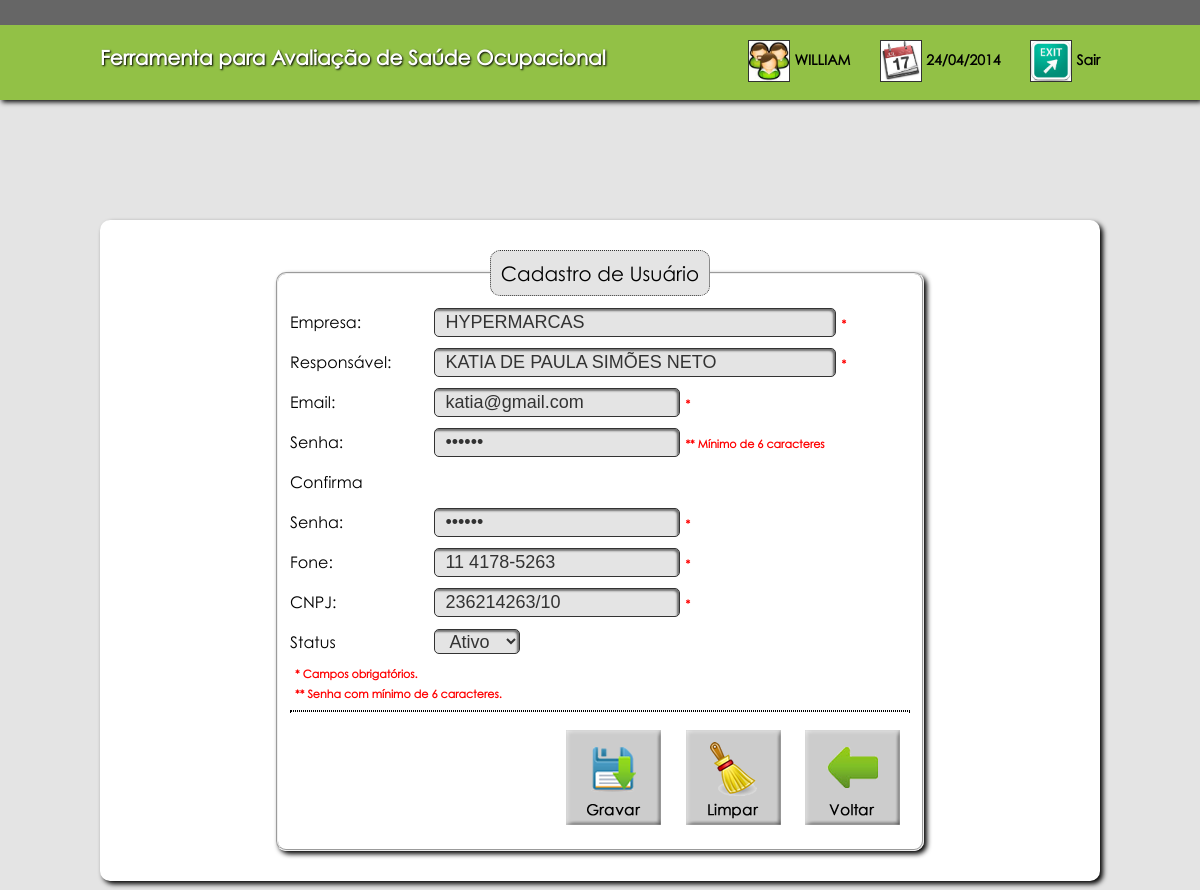
/editar/usuario/id/3 (signed in), run on the app's committed database.
### tables this page shows
CREATE TABLE `tab_usuario` (
  `ID_USUARIO` int(11) NOT NULL AUTO_INCREMENT,
  `RAZAO` varchar(50) NOT NULL,
  `CNPJ` char(20) NOT NULL,
  `FONE` char(20) DEFAULT NULL,
  `RESPONSAVEL` varchar(50) NOT NULL,
  `EMAIL` varchar(50) NOT NULL,
  `SENHA` char(20) NOT NULL,
  `DATA_CADASTRO` timestamp NOT NULL DEFAULT CURRENT_TIMESTAMP ON UPDATE CURRENT_TIMESTAMP,
  `STATUS` enum('A','I') NOT NULL DEFAULT 'A',
  PRIMARY KEY (`ID_USUARIO`),
  UNIQUE KEY `EMAIL_UNIQUE` (`EMAIL`)
);

### classes/Base.class.php (called while the page is built, shortened)
<?php
abstract class Base{
    public function __construct($conexao) {
        if (!empty($conexao)):
            $this->pdo = $conexao;
        else:
            exit();
        endif;
    }
}

### classes/Usuario.class.php (called while the page is built, shortened)
<?php
class Usuario extends Base{
    public function getFilterId($id){
        try{
            $sql = "SELECT * FROM TAB_USUARIO WHERE ID_USUARIO = ?";
            $stm = $this->pdo->prepare($sql);
            $stm->bindValue(1, $id);
            $stm->execute();
            $dados = $stm->fetch(PDO::FETCH_OBJ);
            return $dados;
        } catch (Exception $ex) {
            echo "Erro ao consultar dados: " . $ex->getMessage();
        }
    }
}

### cadastro.php (the view, shortened to what this page needs)
<?php
$id = (isset($_REQUEST['id'])) ? $_REQUEST['id']:'';
if (!empty($id)):
    $conexao = Conexao::getInstance();
    $usuario = new Usuario($conexao);
    $dados   = $usuario->getFilterId($id);
endif;
?>
<!DOCTYPE html>
<html>
    <head>
        <link href="/ProjetoPedro/css/estilo.css" rel="stylesheet" type="text/css"/>
    </head>
    <body>
        <div id="topo">
            <?php include 'inc/inc_topo_interno.php';?>
        </div>
        <div id="corpo">
            <div id="boxCadastro">
                <fieldset>
                    <legend align="center">Cadastro de Usuário</legend>
                    <form action="/ProjetoPedro/controller/ctUsuario.php" method="POST" id="frmCadastroUsuario"/>
                        <label>Empresa:</label>
						<input class="inputCadastro" type="text" value="<?php echo (isset($dados)) ? $dados->RAZAO : '';?>"  onblur="VerificaSize(this.id);" placeholder="Informe a Razão Social" name="txtRazao" id="txtRazao" size="35"><span class="msg-aviso">*</span></br>
                        <label>Responsável:</label>
						<input class="inputCadastro"type="text" value="<?php echo (isset($dados)) ? $dados->RESPONSAVEL : '';?>"  onblur="VerificaSize(this.id);" placeholder="Informe o responsável" name="txtResponsavel" id="txtResponsavel" size="35"><span class="msg-aviso">*</span></br>
                        <label>Email:</label>
						<input class="inputCadastro"type="email" value="<?php echo (isset($dados)) ? $dados->EMAIL : '';?>" onblur="VerificaSize(this.id);" placeholder="Informe o e-mail" name="txtEmail" id="txtEmail" size="20"><span class="msg-aviso">*</span></br>
                        <label>Senha:</label>
						<input class="inputCadastro"type="password" value="<?php echo (isset($dados)) ? base64_decode($dados->SENHA) : '';?>" onblur="VerificaSize(this.id);" placeholder="Informe a senha" name="txtSenha" id="txtSenha" size="20"><span class="msg-aviso">** Mínimo de 6 caracteres</span></br>
                        <label>Confirma Senha:</label>
						<input class="inputCadastro"type="password" value="<?php echo (isset($dados)) ? base64_decode($dados->SENHA) : '';?>" onblur="VerificaSize(this.id);" placeholder="Confirme a senha" name="txtConfirmaSenha" id="txtConfirmaSenha" size="20"><span class="msg-aviso">*</span></br>
                        <label>Fone:</label>
						<input class="inputCadastro" type="text" value="<?php echo (isset($dados)) ? $dados->FONE : '';?>" onblur="VerificaSize(this.id);" placeholder="Informe o telefone" name="txtFone" id="txtFone" size="20"><span class="msg-aviso">*</span></br>
                        <label>CNPJ:</label>
						<input class="inputCadastro"type="text" value="<?php echo (isset($dados)) ? $dados->CNPJ : '';?>" onblur="VerificaSize(this.id);" placeholder="Informe o CNPJ" name="txtCnpj" id="txtCnpj" size="20"><span class="msg-aviso">*</span></br>
                        <label>Status</label>
                        <select name="cmbStatus" id="cmbStatus" class="cmbCadastro" onblur="VerificaSize(this.id);">
                            <option value="A" <?php echo (isset($dados) && ($dados->STATUS == 'A')) ? 'selected' : ''; ?> >Ativo</option>
                        </select></br>
                    <span class="msg-aviso">* Campos obrigatórios.</span><br/>
                    <span class="msg-aviso">** Senha com mínimo de 6 caracteres.</span>
                    <hr>
                    <div id="controlaBotao">
                        <input type="image" class="btnImagem"src="/ProjetoPedro/images/btnGravar.png" alt="Gravar" title="Gravar Usuário" onclick="ValidaDados();">
                        <input type="image" class="btnImagem"src="/ProjetoPedro/images/btnLimpar.png" alt="Limpar" title="Limpar Campos" onclick="Limpar();">
                        <input type="image" class="btnImagem"src="/ProjetoPedro/images/btnVoltar.png" alt="Voltar" title="Página principal" onclick="window.location='/ProjetoPedro/principal'">
                    </div>
                </fieldset>
            </div>
        </div>
    </body>
</html>

### css/estilo.css (style rules this page uses)
body, p, h3 { margin: 0; padding: 0; }
body { background-color: #e4e4e4; text-align: center; font-family: Century Gothic; }
#topo { width: 100%; height: 100px; background: url('../images/topo.png') repeat-x; box-shadow: 2px 2px 5px black ; }
#corpo { text-align: center; width: 1000px; height: 550px; margin: 120px auto; }
.btnImagem { margin: 10px; }
#boxCadastro { background-color: #fff; border-radius: 10px; text-align: left; padding: 30px; text-align: center; box-shadow: 3px 3px 5px black ; }
#boxCadastro fieldset { min-height: 500px; margin: 0 auto; text-align: left; width: 620px; box-shadow: 3px 3px 5px black ; border-radius: 10px; }
#boxCadastro fieldset legend { font-size: 20px; padding: 10px; border: 1px dotted #333333; border-radius: 10px; text-align: center; background-color: #e4e4e4; }
#boxCadastro label { display: inline-block; width: 130px; text-align: left; line-height: 40px; }
#boxCadastro input { display: inline-block; margin-left: 10px; color: #333333; }
.inputCadastro { border: 1px solid #333333; border-radius: 5px; color: white; background-color: #e4e4e4; font-size: 18px; height: 25px; margin-left: 10px; padding-left: 10px; box-shadow: -2px 2px 2px rgba(0,0,0,0.5)inset; display: inline-block; }
.cmbCadastro { border: 1px solid #333333; border-radius: 5px; color: #333333; background-color: #e4e4e4; font-size: 18px; height: 25px; margin-left: 10px; padding-left: 10px; box-shadow: -2px 2px 2px rgba(0,0,0,0.5)inset; display: inline-block; cursor: pointer; }
.msg-aviso { color: red; font-size: 11px; font-weight: bold; margin-left: 5px; }
#controlaBotao { float: right; }
hr { border: 1px dotted #000; }

### data on the page
tab_usuario: txtRazao "HYPERMARCAS", txtResponsavel "KATIA DE PAULA SIMÕES NETO", txtEmail "katia@gmail.com", txtFone "11 4178-5263", txtCnpj "236214263/10", cmbStatus "Ativo"
